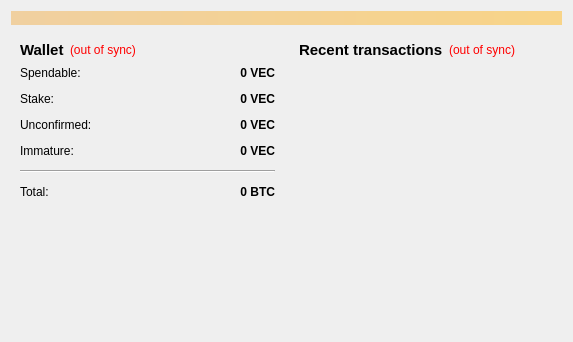
<?xml version="1.0" encoding="UTF-8"?>
<ui version="4.0">
 <class>OverviewPage</class>
 <widget class="QWidget" name="OverviewPage">
  <property name="geometry">
   <rect>
    <x>0</x>
    <y>0</y>
    <width>573</width>
    <height>342</height>
   </rect>
  </property>
  <property name="windowTitle">
   <string>Form</string>
  </property>
  <layout class="QVBoxLayout" name="topLayout">
   <item>
    <widget class="QLabel" name="labelAlerts">
     <property name="visible">
      <bool>false</bool>
     </property>
     <property name="styleSheet">
      <string notr="true">background-color: qlineargradient(x1: 0, y1: 0, x2: 1, y2: 0, stop:0 #F0D0A0, stop:1 #F8D488);  color:#000000
</string>
     </property>
     <property name="wordWrap">
      <bool>true</bool>
     </property>
     <property name="margin">
      <number>3</number>
     </property>
    </widget>
   </item>
   <item>
    <layout class="QHBoxLayout" name="horizontalLayout" stretch="1,1">
     <item>
      <layout class="QVBoxLayout" name="verticalLayout_2">
       <item>
        <widget class="QWidget" name="widget" native="true">
         <layout class="QVBoxLayout" name="verticalLayout_4">
          <item>
           <layout class="QHBoxLayout" name="horizontalLayout_4">
            <item>
             <widget class="QLabel" name="label_5">
              <property name="font">
               <font>
                <pointsize>11</pointsize>
                <weight>75</weight>
                <bold>true</bold>
               </font>
              </property>
              <property name="text">
               <string>Wallet</string>
              </property>
             </widget>
            </item>
            <item>
             <widget class="QLabel" name="labelWalletStatus">
              <property name="toolTip">
               <string>The displayed information may be out of date. Your wallet automatically synchronizes with the Vector network after a connection is established, but this process has not completed yet.</string>
              </property>
              <property name="styleSheet">
               <string notr="true">QLabel { color: red; }</string>
              </property>
              <property name="text">
               <string notr="true">(out of sync)</string>
              </property>
              <property name="alignment">
               <set>Qt::AlignLeading|Qt::AlignLeft|Qt::AlignVCenter</set>
              </property>
             </widget>
            </item>
            <item>
             <spacer name="horizontalSpacer_2">
              <property name="orientation">
               <enum>Qt::Horizontal</enum>
              </property>
              <property name="sizeHint" stdset="0">
               <size>
                <width>40</width>
                <height>20</height>
               </size>
              </property>
             </spacer>
            </item>
           </layout>
          </item>
          <item>
           <layout class="QFormLayout" name="formLayout_2">
            <property name="fieldGrowthPolicy">
             <enum>QFormLayout::AllNonFixedFieldsGrow</enum>
            </property>
            <property name="horizontalSpacing">
             <number>12</number>
            </property>
            <property name="verticalSpacing">
             <number>12</number>
            </property>
            <item row="0" column="0">
             <widget class="QLabel" name="label">
              <property name="text">
               <string>Spendable:</string>
              </property>
             </widget>
            </item>
            <item row="0" column="1">
             <widget class="QLabel" name="labelBalance">
              <property name="font">
               <font>
                <weight>75</weight>
                <bold>true</bold>
               </font>
              </property>
              <property name="cursor">
               <cursorShape>IBeamCursor</cursorShape>
              </property>
              <property name="toolTip">
               <string>Your current spendable balance</string>
              </property>
              <property name="text">
               <string notr="true">0 VEC</string>
              </property>
              <property name="alignment">
               <set>Qt::AlignRight|Qt::AlignTrailing|Qt::AlignVCenter</set>
              </property>
              <property name="textInteractionFlags">
               <set>Qt::LinksAccessibleByMouse|Qt::TextSelectableByKeyboard|Qt::TextSelectableByMouse</set>
              </property>
             </widget>
            </item>
            <item row="1" column="0">
             <widget class="QLabel" name="label_6">
              <property name="text">
               <string>Stake:</string>
              </property>
             </widget>
            </item>
            <item row="1" column="1">
             <widget class="QLabel" name="labelStake">
              <property name="font">
               <font>
                <weight>75</weight>
                <bold>true</bold>
               </font>
              </property>
              <property name="cursor">
               <cursorShape>IBeamCursor</cursorShape>
              </property>
              <property name="toolTip">
               <string>Total of coins that was staked, and do not yet count toward the current balance</string>
              </property>
              <property name="text">
               <string notr="true">0 VEC</string>
              </property>
              <property name="alignment">
               <set>Qt::AlignRight|Qt::AlignTrailing|Qt::AlignVCenter</set>
              </property>
              <property name="textInteractionFlags">
               <set>Qt::LinksAccessibleByMouse|Qt::TextSelectableByKeyboard|Qt::TextSelectableByMouse</set>
              </property>
             </widget>
            </item>
            <item row="2" column="0">
             <widget class="QLabel" name="label_3">
              <property name="text">
               <string>Unconfirmed:</string>
              </property>
             </widget>
            </item>
            <item row="2" column="1">
             <widget class="QLabel" name="labelUnconfirmed">
              <property name="font">
               <font>
                <weight>75</weight>
                <bold>true</bold>
               </font>
              </property>
              <property name="cursor">
               <cursorShape>IBeamCursor</cursorShape>
              </property>
              <property name="toolTip">
               <string>Total of transactions that have yet to be confirmed, and do not yet count toward the current balance</string>
              </property>
              <property name="text">
               <string notr="true">0 VEC</string>
              </property>
              <property name="alignment">
               <set>Qt::AlignRight|Qt::AlignTrailing|Qt::AlignVCenter</set>
              </property>
              <property name="textInteractionFlags">
               <set>Qt::LinksAccessibleByMouse|Qt::TextSelectableByKeyboard|Qt::TextSelectableByMouse</set>
              </property>
             </widget>
            </item>
            <item row="3" column="0">
             <widget class="QLabel" name="labelImmatureText">
              <property name="text">
               <string>Immature:</string>
              </property>
             </widget>
            </item>
            <item row="3" column="1">
             <widget class="QLabel" name="labelImmature">
              <property name="font">
               <font>
                <weight>75</weight>
                <bold>true</bold>
               </font>
              </property>
              <property name="toolTip">
               <string>Mined balance that has not yet matured</string>
              </property>
              <property name="text">
               <string notr="true">0 VEC</string>
              </property>
              <property name="alignment">
               <set>Qt::AlignRight|Qt::AlignTrailing|Qt::AlignVCenter</set>
              </property>
              <property name="textInteractionFlags">
               <set>Qt::LinksAccessibleByMouse|Qt::TextSelectableByKeyboard|Qt::TextSelectableByMouse</set>
              </property>
             </widget>
            </item>
            <item row="4" column="0" colspan="2">
             <widget class="Line" name="line">
              <property name="orientation">
               <enum>Qt::Horizontal</enum>
              </property>
             </widget>
            </item>
            <item row="5" column="0">
             <widget class="QLabel" name="labelTotalText">
              <property name="text">
               <string>Total:</string>
              </property>
             </widget>
            </item>
            <item row="5" column="1">
             <widget class="QLabel" name="labelTotal">
              <property name="font">
               <font>
                <weight>75</weight>
                <bold>true</bold>
               </font>
              </property>
              <property name="cursor">
               <cursorShape>IBeamCursor</cursorShape>
              </property>
              <property name="toolTip">
               <string>Your current total balance</string>
              </property>
              <property name="text">
               <string notr="true">0 BTC</string>
              </property>
              <property name="alignment">
               <set>Qt::AlignRight|Qt::AlignTrailing|Qt::AlignVCenter</set>
              </property>
              <property name="textInteractionFlags">
               <set>Qt::LinksAccessibleByMouse|Qt::TextSelectableByKeyboard|Qt::TextSelectableByMouse</set>
              </property>
             </widget>
            </item>
           </layout>
          </item>
         </layout>
        </widget>
       </item>
       <item>
        <spacer name="verticalSpacer">
         <property name="orientation">
          <enum>Qt::Vertical</enum>
         </property>
         <property name="sizeHint" stdset="0">
          <size>
           <width>20</width>
           <height>40</height>
          </size>
         </property>
        </spacer>
       </item>
      </layout>
     </item>
     <item>
      <layout class="QVBoxLayout" name="verticalLayout_3">
       <item>
        <widget class="QWidget" name="widget_2" native="true">
         <layout class="QVBoxLayout" name="verticalLayout">
          <item>
           <layout class="QHBoxLayout" name="horizontalLayout_2">
            <item>
             <widget class="QLabel" name="label_4">
              <property name="font">
               <font>
                <pointsize>11</pointsize>
                <weight>75</weight>
                <bold>true</bold>
               </font>
              </property>
              <property name="text">
               <string>&lt;b&gt;Recent transactions&lt;/b&gt;</string>
              </property>
             </widget>
            </item>
            <item>
             <widget class="QLabel" name="labelTransactionsStatus">
              <property name="toolTip">
               <string>The displayed information may be out of date. Your wallet automatically synchronizes with the Vector network after a connection is established, but this process has not completed yet.</string>
              </property>
              <property name="styleSheet">
               <string notr="true">QLabel { color: red; }</string>
              </property>
              <property name="text">
               <string notr="true">(out of sync)</string>
              </property>
              <property name="alignment">
               <set>Qt::AlignRight|Qt::AlignTrailing|Qt::AlignVCenter</set>
              </property>
             </widget>
            </item>
            <item>
             <spacer name="horizontalSpacer">
              <property name="orientation">
               <enum>Qt::Horizontal</enum>
              </property>
              <property name="sizeHint" stdset="0">
               <size>
                <width>40</width>
                <height>20</height>
               </size>
              </property>
             </spacer>
            </item>
           </layout>
          </item>
          <item>
           <widget class="QListView" name="listTransactions">
            <property name="styleSheet">
             <string notr="true">QListView { background: transparent; }</string>
            </property>
            <property name="frameShape">
             <enum>QFrame::NoFrame</enum>
            </property>
            <property name="verticalScrollBarPolicy">
             <enum>Qt::ScrollBarAlwaysOff</enum>
            </property>
            <property name="horizontalScrollBarPolicy">
             <enum>Qt::ScrollBarAlwaysOff</enum>
            </property>
            <property name="selectionMode">
             <enum>QAbstractItemView::NoSelection</enum>
            </property>
           </widget>
          </item>
         </layout>
        </widget>
       </item>
      </layout>
     </item>
    </layout>
   </item>
  </layout>
 </widget>
 <resources/>
 <connections/>
</ui>
